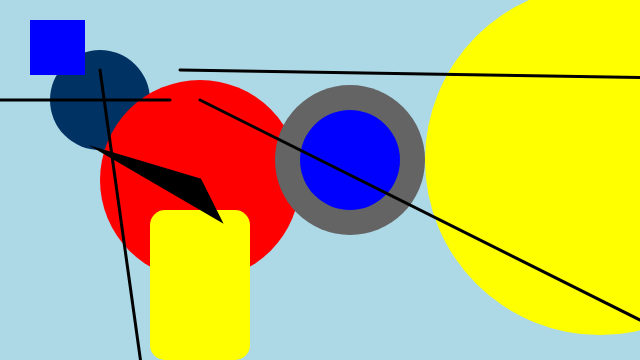
Frame 1 (no input)
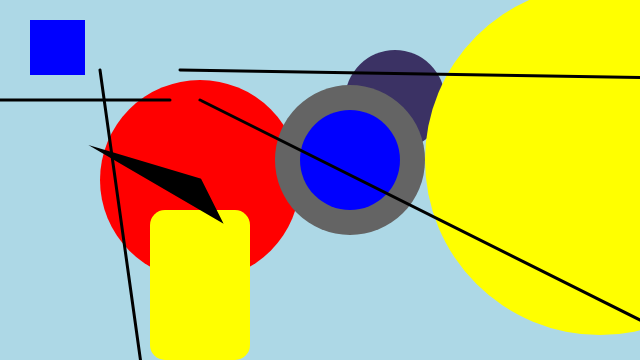
Frame 60 (no input)
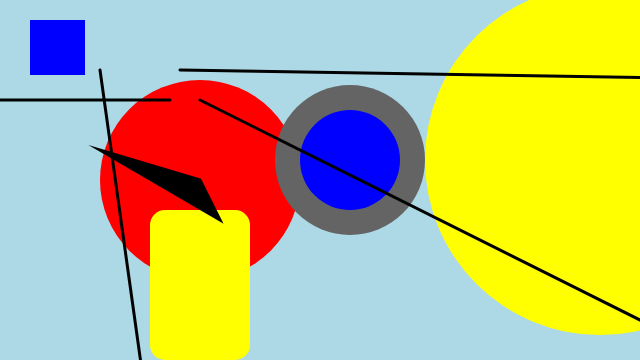
Frame 120 (the mouse pressed at the canvas centre since frame 60)

The p5.js sketch that drew these frames (run headless with seeded random() and noise() and a simulated clock; from frame 60 on, the mouse is pressed at the canvas centre):

// p5.js sketch
// ── sketch.js
/*
   logo2 
   */

//gloabal scope
function setup(){
	createCanvas(640, 360);
}
var x= 100
var speed= 5; 
var r= 0;
var c= 1; // change 
function draw(){
	background("lightblue");
	fill( r, 50, 100);
	noStroke();
	ellipse(x, 100, 100);
    x += speed;
    if (x > width || x < 0)
    	{speed *= -1;}
    r += c;
    if (r > 255 || r < 0)
    	{ c *= -1}
    


  // shapes with xy coordinate + size
  
    fill("red");
     stroke('black');
     noStroke()

  // face area
  ellipse(200, 180, 200);//face 
    
    //iner eyes
    fill(100)
    noStroke() 
    ellipse(350, 160, 150)
    ellipseMode(CENTER);
    
    //outer eyes
    fill('blue')
  ellipse(350, 160, 100);//right eye
  fill('yellow')
  ellipse(600, 160, 350);//left eye 

    //mouth
    fill('yellow')
    noStroke()
  rect(150, 210, 100, 150, 15);


  //shapes that are only xy points
  
  //hair
  stroke('black')
  strokeWeight(3)

  line(100, 70, 160, 500);
  line(200, 100, 1000, 500);
  line(170, 100, 0, 100);
  line(180, 70, 2000, 100);

    //nose
    fill('black')
  triangle(200, 180, 100, 150, 220, 220);

  //anything
  fill('blue') 
  noStroke()
  square(30, 20, 55);



}
